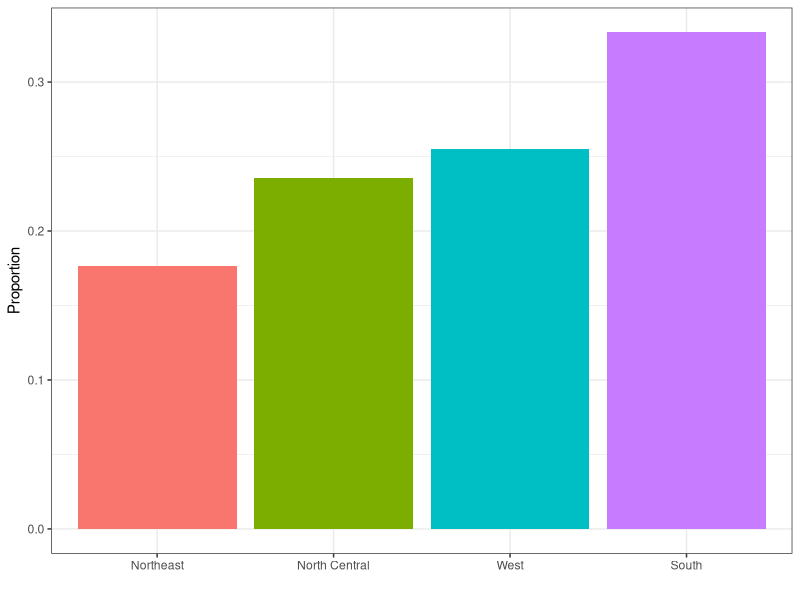
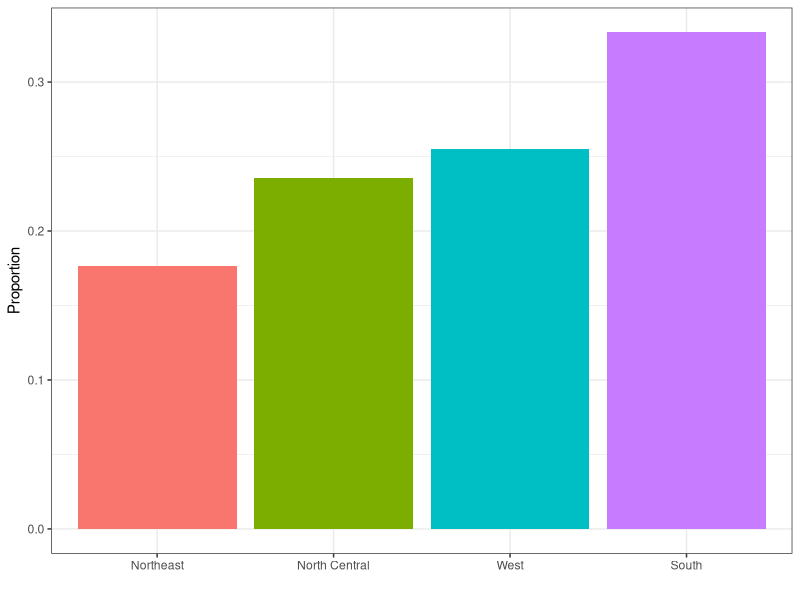
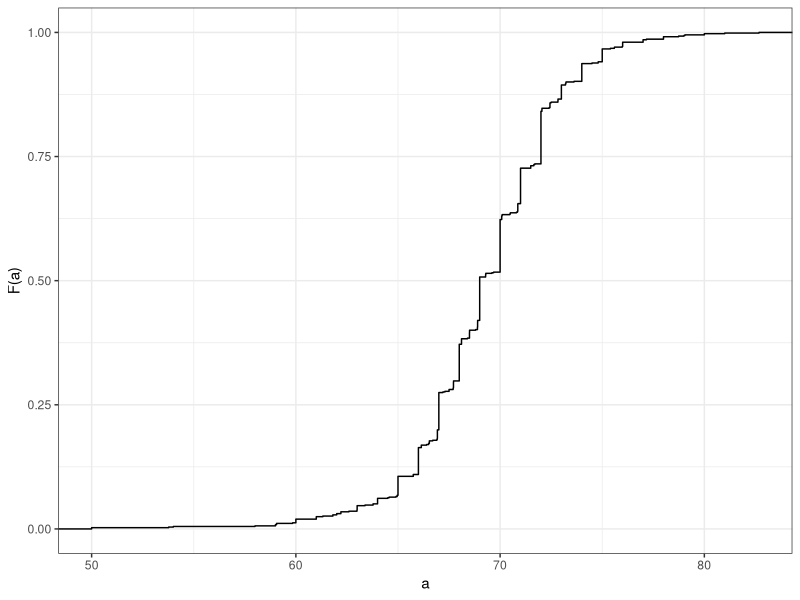
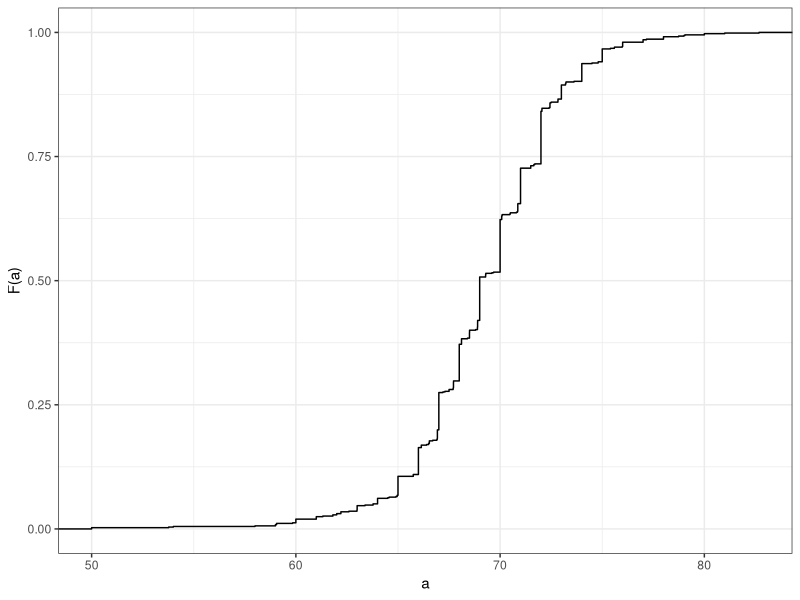
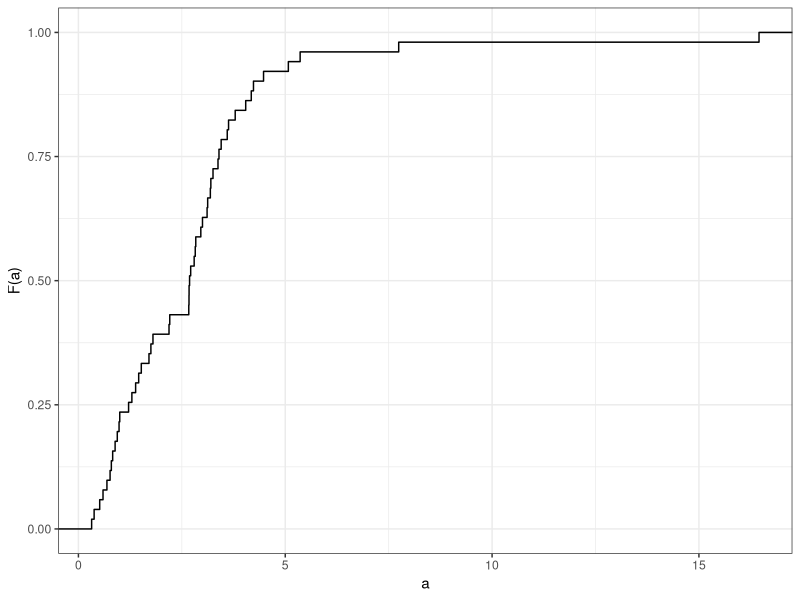
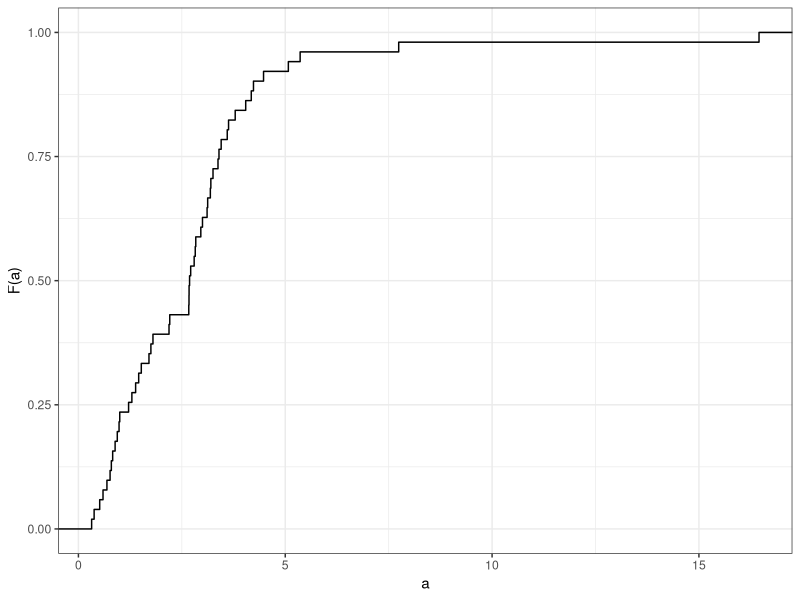
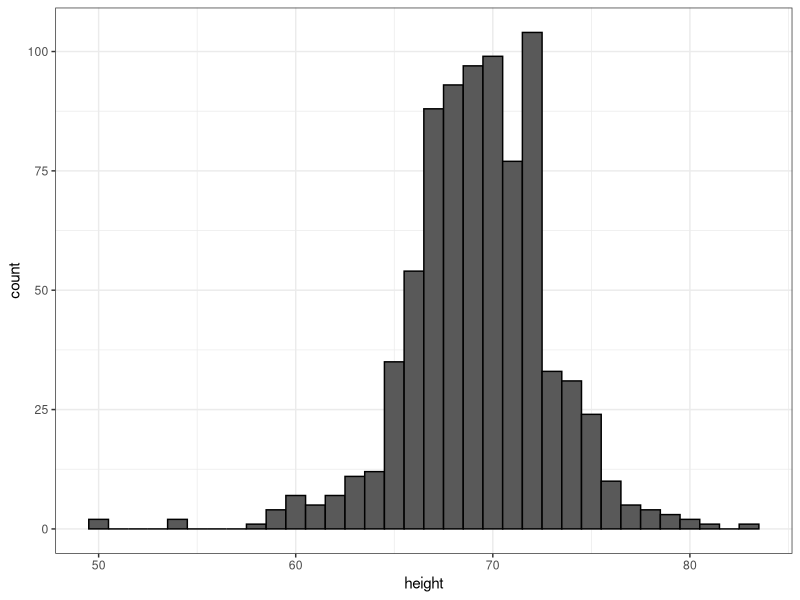
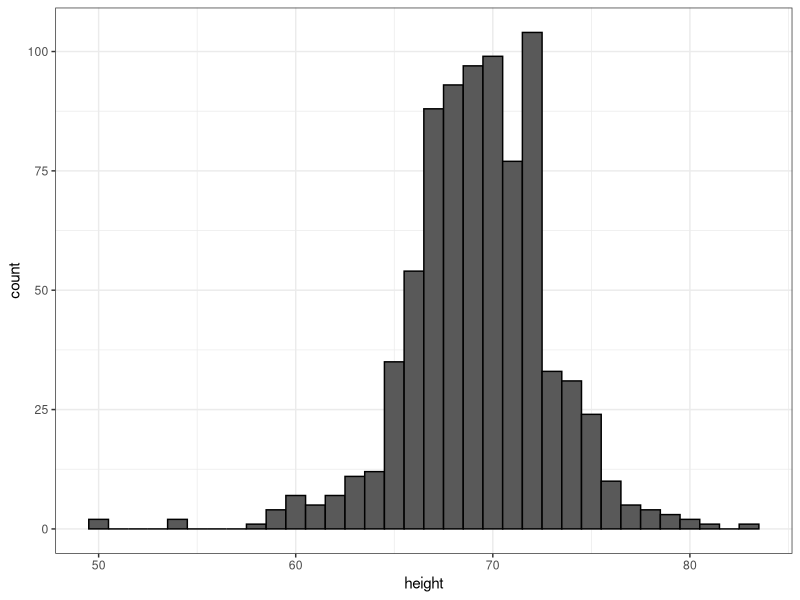

Generate these figures, in order, with R:
## ---- chunk 1
library(dplyr)
library(ggplot2)
library(dslabs)
ds_theme_set()
data(murders)
murders %>%
  group_by(region) %>%
  summarize(n = n()) %>%
  mutate(Proportion = n / sum(n),
         region = reorder(region, Proportion)) %>%
  ggplot(aes(x = region, y = Proportion, fill = region)) +
  geom_bar(stat = "identity", show.legend = FALSE) +
  xlab("")
## ---- chunk 2
library(dplyr)
library(ggplot2)
library(dslabs)
ds_theme_set()
data(murders)
murders %>%
  group_by(region) %>%
  summarize(n = n()) %>%
  mutate(Proportion = n / sum(n),
         region = reorder(region, Proportion)) %>%
  ggplot(aes(x = region, y = Proportion, fill = region)) +
  geom_bar(stat = "identity", show.legend = FALSE) +
  xlab("")
## ---- chunk 3
library(dplyr)
library(ggplot2)
library(dslabs)
data(heights)
heights %>% filter(sex == "Male") %>% ggplot(aes(height)) +
  stat_ecdf() +
  ylab("F(a)") + xlab("a")
## ---- chunk 4
library(dplyr)
library(ggplot2)
library(dslabs)
data(heights)
heights %>% filter(sex == "Male") %>% ggplot(aes(height)) +
  stat_ecdf() +
  ylab("F(a)") + xlab("a")
## ---- chunk 5
library(dplyr)
library(ggplot2)
library(dslabs)
ds_theme_set()
data(murders)
murders %>%
  mutate(murder_rate = total / population * 10^5) %>%
  ggplot(aes(murder_rate)) +
  stat_ecdf() +
  ylab("F(a)") + xlab("a")
## ---- chunk 6
library(dplyr)
library(ggplot2)
library(dslabs)
ds_theme_set()
data(murders)
murders %>%
  mutate(murder_rate = total / population * 10^5) %>%
  ggplot(aes(murder_rate)) +
  stat_ecdf() +
  ylab("F(a)") + xlab("a")
## ---- chunk 7
library(dplyr)
library(ggplot2)
library(dslabs)
data(heights)
heights %>%
  filter(sex == "Male") %>%
  ggplot(aes(height)) +
  geom_histogram(binwidth = 1, color = "black")
## ---- chunk 8
library(dplyr)
library(ggplot2)
library(dslabs)
data(heights)
heights %>%
  filter(sex == "Male") %>%
  ggplot(aes(height)) +
  geom_histogram(binwidth = 1, color = "black")
## ---- chunk 9
library(dplyr)
library(ggplot2)
library(dslabs)
data(murders)
murders %>%
  ggplot(aes(x = population / 10^6)) +
  geom_density(fill = "grey") +
  scale_x_log10() +
  xlab("Population in millions")
## ---- chunk 10
library(dplyr)
library(ggplot2)
library(gridExtra)
library(dslabs)
data(murders)
p1 <- murders %>%
  ggplot(aes(x = population / 10^6)) +
  geom_density(fill = "grey", bw = 5) +
  xlab("Population in millions") +
  ggtitle("1")

p2 <- murders %>%
  ggplot(aes(x = population / 10^6)) +
  geom_density(fill = "grey", bw = .05) +
  scale_x_log10() + xlab("Population in millions") +
  ggtitle("2")

p3 <- murders %>%
  ggplot(aes(x = population / 10^6)) +
  geom_density(fill = "grey", bw = 1) +
  scale_x_log10() +
  xlab("Population in millions") +
  ggtitle("3")

grid.arrange(p1, p2, p3, ncol = 2)
